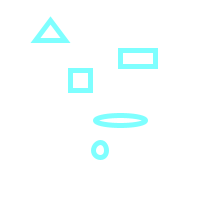
Frame 1 (no input)
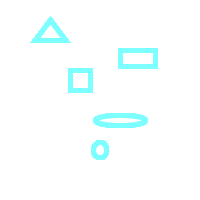
Frame 60 (the mouse pressed at the canvas centre just before this capture)
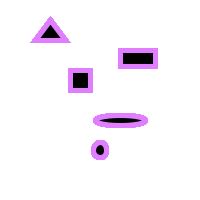
Frame 120 (the mouse held since frame 60 and released just before this capture)

The Processing sketch that drew these frames (run headless with seeded random() and noise(); from frame 60 on, the mouse is pressed at the canvas centre):

// Processing sketch: processing_90940
// ── processing_90940.pde

int [] strokeColour = new int [5];
int counter;
float r = random(255), g = random(255), b = random(255);

void setup()
{
  size(200, 200);
  background(255);
  noStroke();
  rect(20, 0, 159, 180);

  for (int i = 0; i < strokeColour.length; i++)
  {
    strokeColour[i] = (int) random(255);
    println(strokeColour[i]);
  }
}

void draw()
{
  if ((mouseX > 20 && mouseX < 180) && (mouseY > 0 && mouseY < 180))
  {
    fill(0);
    strokeWeight(5);
    stroke(strokeColour[counter] + r, strokeColour[counter] + g, strokeColour[counter] + b);
    rect(70, 70, 20, 20);
    ellipse(100, 150, 13, 15);
    triangle(50, 20, 35, 40, 65, 40);
    rect(120, 50, 35, 16);
    ellipse(120, 120, 50, 10);
  }

  else
  {
    strokeWeight(5);
    stroke(strokeColour[counter] + g, strokeColour[counter] + b, strokeColour[counter] + b);
    rect(70, 70, 20, 20);
    ellipse(100, 150, 13, 15);
    triangle(50, 20, 35, 40, 65, 40);
    rect(120, 50, 35, 16);
    ellipse(120, 120, 50, 10);
  }
}
